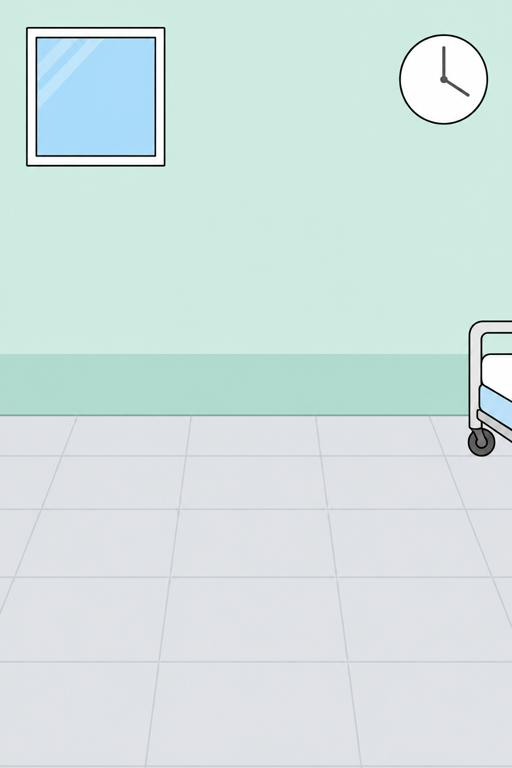
#> input picture cartoon-shorts/studio/images/butt-breath/qa/raw_clinic.jpg, 512 x 768 px, given as the content of the folder ./cartoon-shorts/studio/images/butt-breath/qa/raw_clinic.jpg, which was not available
$ python key.py ../../../../cartoon-shorts/studio/images/butt-breath/qa/raw_clinic.jpg ../../../../cartoon-shorts/studio/images/butt-breath/qa/spr_ache.png
#> lines starting #> are read from the running program, lines starting #| are printed output that depends on the picture; after the words box and inside, x2 and y2 are one past the last pixel; in counts of white or black regions, pixels touching at a corner belong together
# key.py raw_dir out_dir [names...] - flat background colour connected to the border -> transparent, un-blend the edge
import sys, os, glob, numpy as np, cv2
from PIL import Image
raw, out = sys.argv[1], sys.argv[2]
names = sys.argv[3:] or [os.path.splitext(os.path.basename(f))[0] for f in sorted(glob.glob(f"{raw}/*.jpg"))]
POCKETS = {"grass_row", "trees_strip", "scientist", "lamp_on", "lamp_off_alt", "moth_up", "moth_crashed_alt",
           "moth_extra_a", "moth_extra_b", "moth_extra_c"}   # enclosed bg holes (between legs, tripod, branches)
for n in names:
    im = np.asarray(Image.open(f"{raw}/{n}.jpg").convert("RGB")).astype(np.float32)
    h, w, _ = im.shape
#> h = 768; w = 512
    border = np.concatenate([im[0], im[-1], im[:, 0], im[:, -1]])
#> border = 2560 rows, first 8: [207, 234, 225], [207, 234, 225], [207, 234, 225], [207, 234, 225], [207, 234, 225], [207, 234, 225], [207, 234, 225], [207, 234, 225]
    bgc = np.median(border, 0)
#> bgc = [208, 227, 226]
    dist = np.sqrt(((im - bgc) ** 2).sum(2))
    near = (dist < 48).astype(np.uint8)
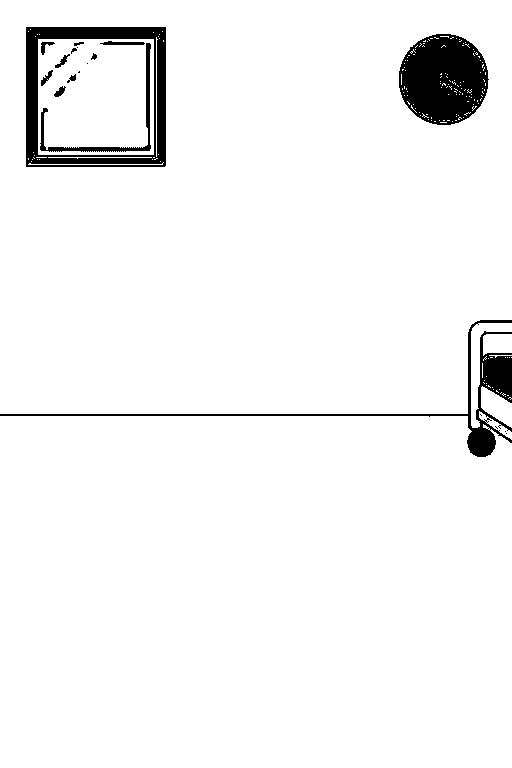
#> near: shape (768, 512); values 0 (black) and 1 (white), 95.7% white; 20 black regions (8 under 20 px), largest, box (x1, y1, x2, y2) and area: (399, 34, 489, 125) 6131, (26, 27, 166, 167) 5736, (0, 320, 512, 457) 3732
    nl, lab, stats, _ = cv2.connectedComponentsWithStats(near, connectivity=4)
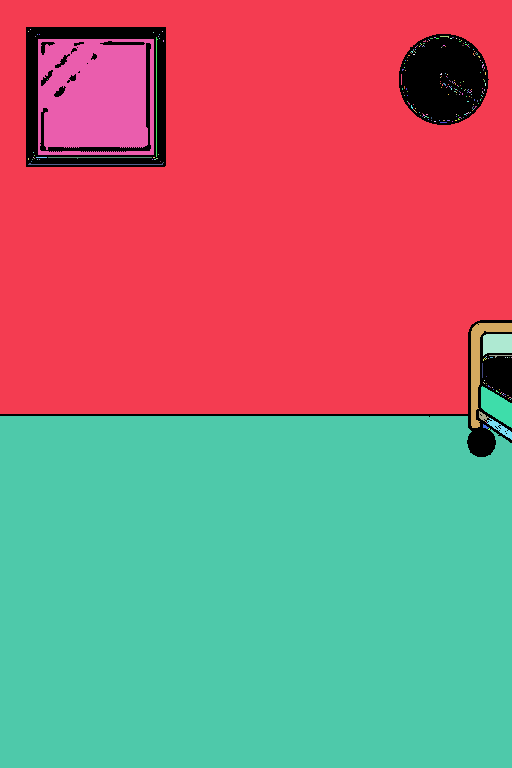
#> lab: shape (768, 512) int32; 280 distinct labels, from 0 to 279; one colour per label, 0 black
#> nl = 280; stats = 280 rows, first 6: [0, 27, 512, 430, 17088], [0, 0, 512, 414, 181844], [30, 29, 1, 1, 1], [28, 31, 1, 1, 1], [162, 31, 1, 1, 1], [153, 32, 1, 1, 1]
    edge_labels = set(np.unique(np.concatenate([lab[0], lab[-1], lab[:, 0], lab[:, -1]]))) - {0}
#> edge_labels = 9 items
    bg = np.isin(lab, list(edge_labels))
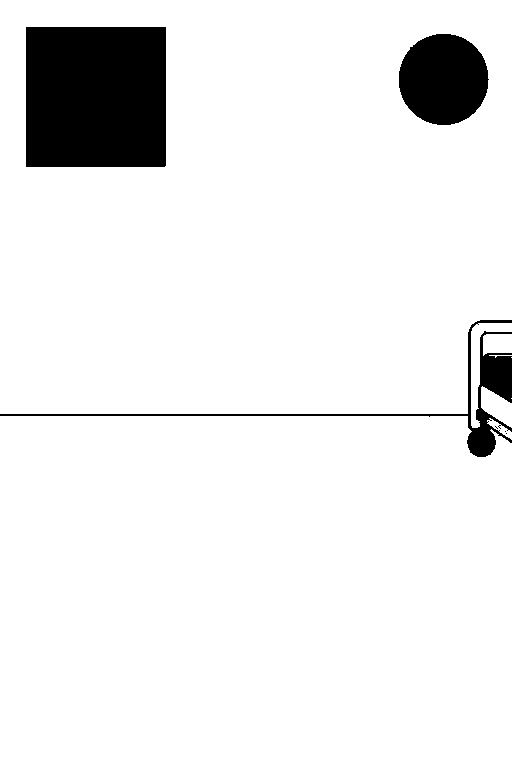
#> bg: shape (768, 512) bool; 92.4% white; 6 black regions (3 under 20 px), largest, box (x1, y1, x2, y2) and area: (26, 27, 166, 167) 19599, (399, 34, 489, 125) 6440, (0, 320, 512, 457) 3866
    if n in POCKETS:   # enclosed pockets that are clearly background colour and not tiny
        for l in range(1, nl):
            if l in edge_labels or stats[l, cv2.CC_STAT_AREA] < 60: continue
            m = lab == l
            if dist[m].mean() < 16: bg |= m
    bg = cv2.morphologyEx(bg.astype(np.uint8), cv2.MORPH_OPEN, np.ones((3, 3), np.uint8)).astype(bool)
#> bg: shape (768, 512) bool; 92.4% white; 3 black regions, box (x1, y1, x2, y2) and area: (26, 27, 166, 167) 19599, (399, 34, 489, 125) 6440, (0, 320, 512, 457) 3968
    ink_d = np.linalg.norm(bgc - np.array([25, 25, 25]))
#> ink_d = 338.7
    band = cv2.dilate(bg.astype(np.uint8), np.ones((7, 7), np.uint8)).astype(bool) & ~bg
#> band: shape (768, 512) bool; 1.3% white; 3 white regions, box (x1, y1, x2, y2) and area: (0, 320, 512, 457) 2516, (26, 27, 166, 167) 1644, (399, 34, 489, 125) 1045
    a = np.ones((h, w), np.float32); a[bg] = 0
    a[band] = np.clip((dist[band] - 10) / (ink_d * 0.85 - 10), 0, 1)
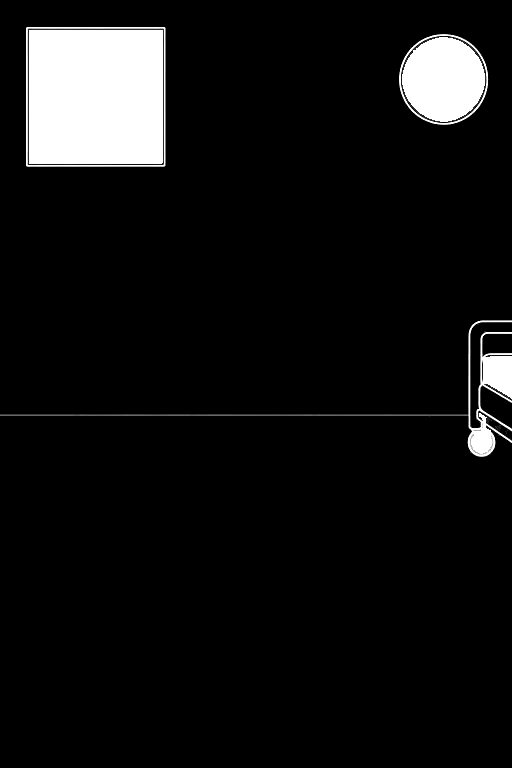
#> a: shape (768, 512) float32; min 0, max 1, mean 0.0705
    rgb = im.copy()
    ab = np.maximum(a[band], 1e-3)[:, None]
#> ab = 5205 values, max 1 at index 1, min 0.001 at index 680, mean 0.559
    rgb[band] = np.clip((im[band] - (1 - ab) * bgc) / ab, 0, 255)
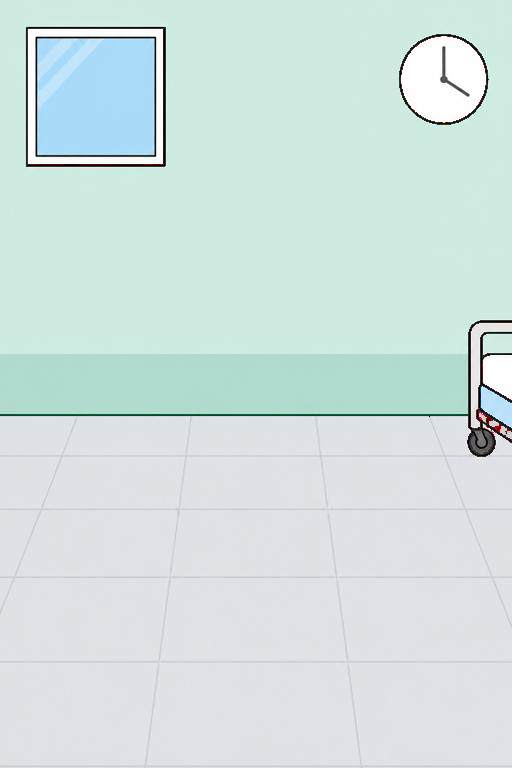
#> rgb: shape (768, 512, 3) float32; mean R, G, B 209.8, 225.2, 225
    rgba = np.dstack([rgb, a * 255]).astype(np.uint8)
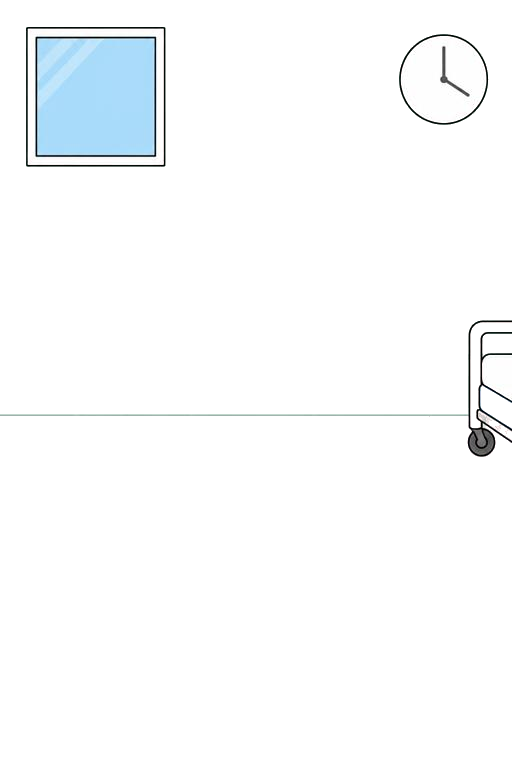
#> rgba: shape (768, 512, 4); mean R, G, B, A 209.3, 225.9, 224.7, 18; transparent parts drawn white
    ys, xs = np.where(a > 0.05)
    y0, y1, x0, x1 = max(ys.min() - 12, 0), min(ys.max() + 13, h), max(xs.min() - 12, 0), min(xs.max() + 13, w)
#> y0 = 15; y1 = 469; x0 = 0; x1 = 512
    Image.fromarray(rgba[y0:y1, x0:x1]).save(f"{out}/{n}.png")
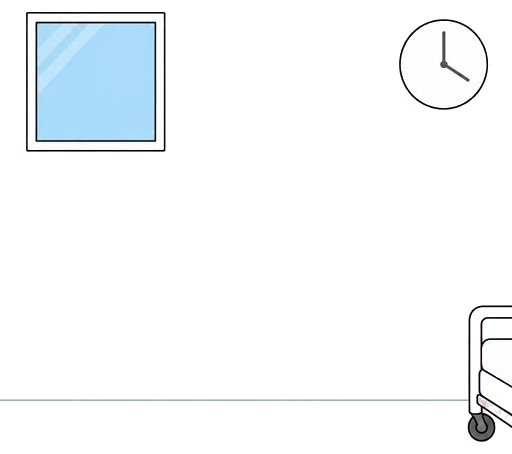
#> saved as raw_clinic.png: PIL image 512x454 RGBA; mean R, G, B, A 200.6, 226.2, 221.2, 30.4; transparent parts drawn white
    print(f"{n:18s} bg={bgc.astype(int)} crop=({x0},{y0})-({x1},{y1}) size={x1-x0}x{y1-y0}")
#| raw_clinic         bg=[208 227 226] crop=(0,15)-(512,469) size=512x454
